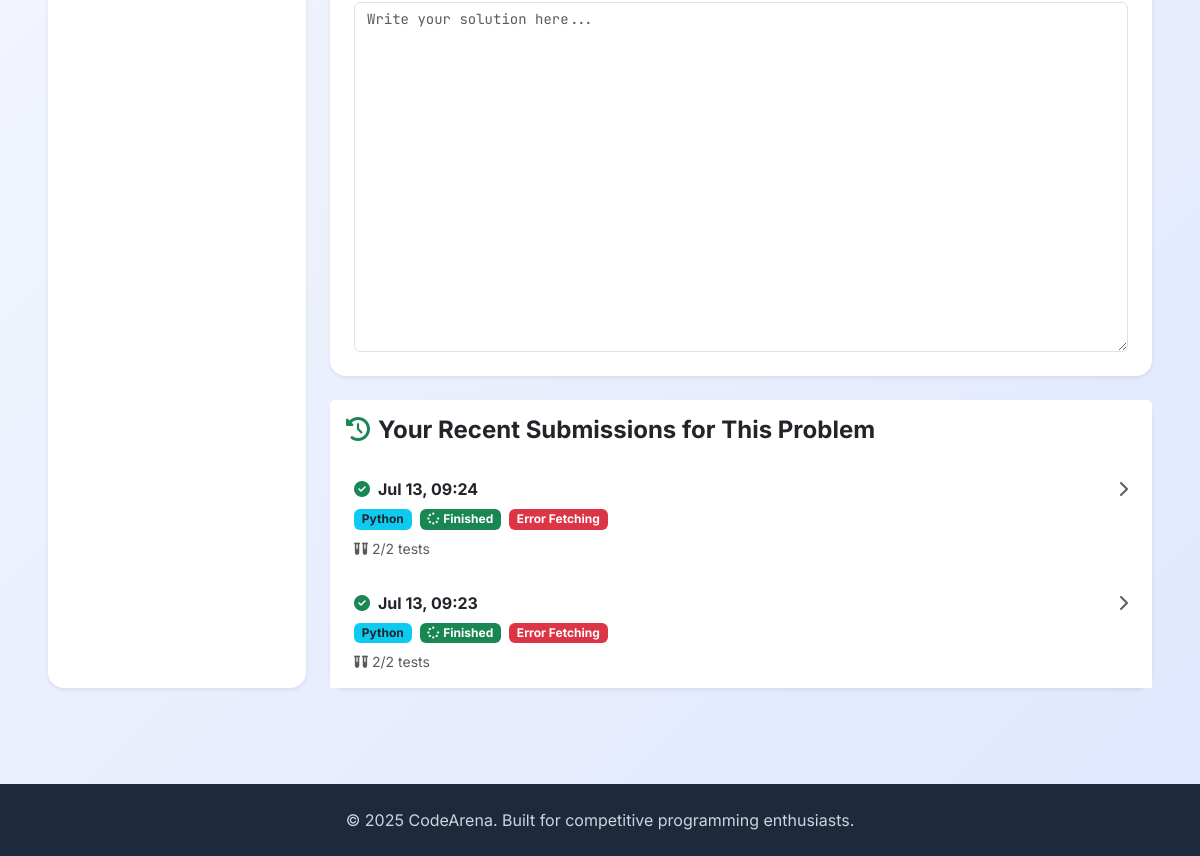
/contests/1/solve/ (signed in, lower part), run on an earlier commit of the app's database.
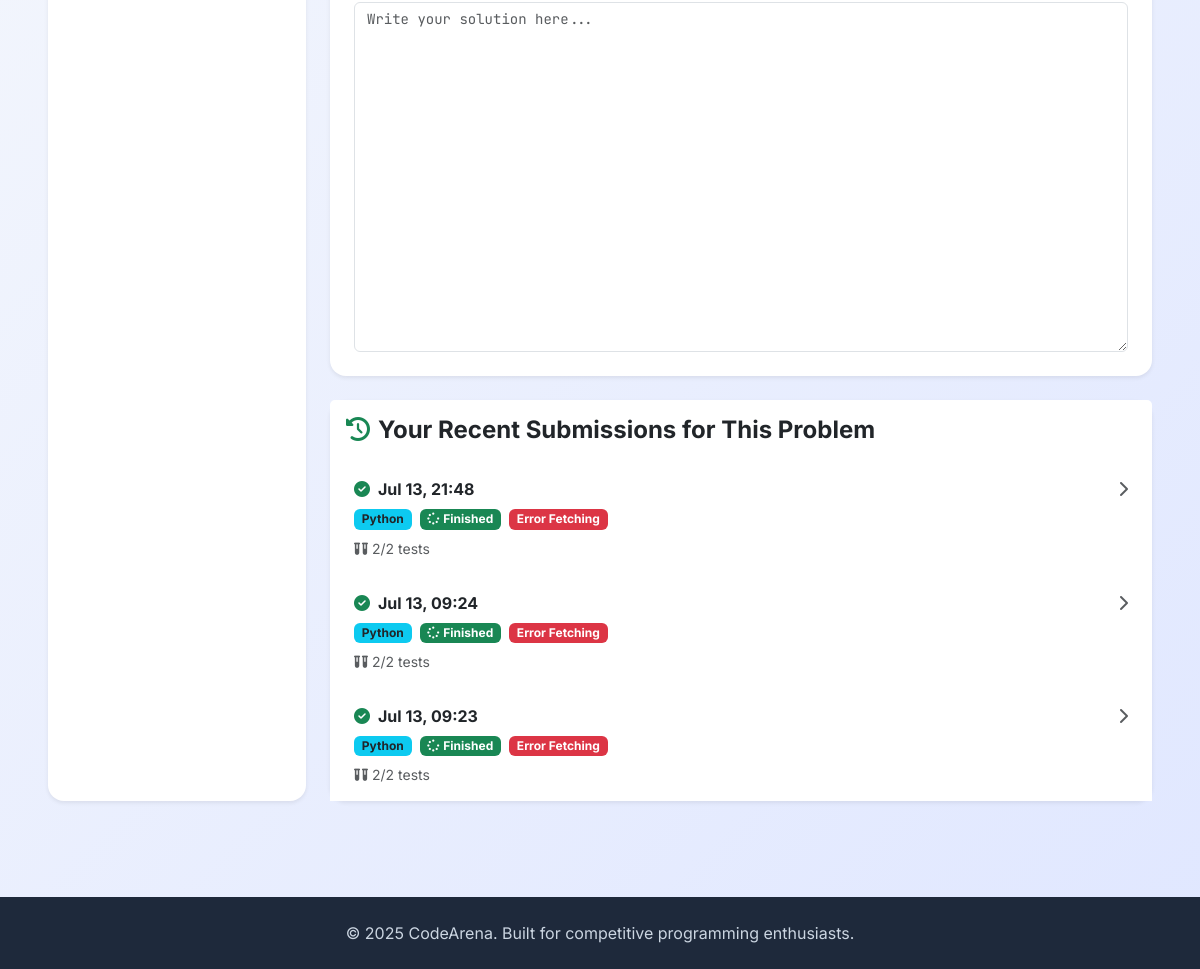
And on a later commit of the database.
### contests/models.py (models this page shows, shortened)
class ContestSubmission(models.Model):
    participant = models.ForeignKey(
        settings.AUTH_USER_MODEL,
        on_delete=models.CASCADE,
        related_name='contest_submissions',
        help_text="The user who submitted the solution"
    )
    contest_problem = models.ForeignKey(
        ContestProblem,
        on_delete=models.CASCADE,
        related_name='submissions',
        help_text="The problem instance within a contest for which this submission was made"
    )
    submitted_at = models.DateTimeField(auto_now_add=True, help_text="Timestamp of the submission")
    code = models.TextField(help_text="The submitted code")
    status_choices = (
        ('pending', 'Pending'),
        ('processing', 'Processing'),
        ('finished', 'Finished'),
    )
    status = models.CharField(
        max_length=20,
        choices=status_choices,
        default='pending',
        help_text="Current status of the submission evaluation."
    )
    final_verdict_choices = (
        ('accepted', 'Accepted'),
        ('wrong_answer', 'Wrong Answer'),
        ('time_limit_exceeded', 'Time Limit Exceeded'),
        ('memory_limit_exceeded', 'Memory Limit Exceeded'),
        ('runtime_error', 'Runtime Error'),
        ('compilation_error', 'Compilation Error'),
        ('pending', 'Pending Evaluation'), # This is the initial state for final_verdict
        ('judging_error', 'Judging Error'), # Ensure this is present
    )
    final_verdict = models.CharField(
        max_length=50,
        choices=final_verdict_choices,
        default='pending',
        help_text="Final verdict of the submission."
    )
    score = models.IntegerField(
        default=0,
        help_text="Score obtained for this submission"
    )
    test_cases_passed = models.IntegerField(default=0, help_text="Number of test cases passed")
    total_test_cases = models.IntegerField(default=0, help_text="Total number of test cases")
    language = models.CharField(max_length=50, default='python', help_text="Programming language used for the submission")
    judge_output = models.TextField(blank=True, null=True, help_text="Output/error messages from the judge")
    execution_time = models.FloatField(default=0.0, help_text="Execution time in seconds")
    memory_used = models.FloatField(default=0.0, help_text="Memory used in MB")
    class Meta:
        verbose_name = "Contest Submission"
        verbose_name_plural = "Contest Submissions"
        ordering = ['-submitted_at']
    def get_status_display(self):
        try:
            return dict(self.status_choices)[self.status]
        except KeyError:
            self.status = 'finished'  # Fix invalid status
            self.save()
            return dict(self.status_choices)[self.status]
    def get_final_verdict_display(self):
        try:
            return dict(self.final_verdict_choices)[self.final_verdict]
        except KeyError:
            self.final_verdict = 'pending'  # Fix invalid verdict
            self.save()
            return dict(self.final_verdict_choices)[self.final_verdict]

### contests/views.py (the view, shortened to what this page needs)
# urls.py: path('<int:contest_pk>/solve/', ContestProblemSolveView.as_view(), name='solve_contest_problem_default'),
@method_decorator(login_required, name='dispatch')
class ContestProblemSolveView(View):
    def get(self, request, contest_pk, problem_pk=None, *args, **kwargs):
        contest = get_object_or_404(Contest, pk=contest_pk)
        contest.update_status()
        contest.save()
        if not contest.participants.filter(pk=request.user.pk).exists():
            messages.warning(request, f"You must be registered for '{contest.name}' to access its problems.")
            return redirect('contests:detail', pk=contest_pk)
        contest_problems = ContestProblem.objects.filter(contest=contest).order_by('order_in_contest')
        current_problem = None
        if problem_pk:
            current_problem = get_object_or_404(Problem, pk=problem_pk)
            if not ContestProblem.objects.filter(contest=contest, problem=current_problem).exists():
                messages.error(request, "The requested problem is not part of this contest.")
                return redirect('contests:solve_contest_problem_default', contest_pk=contest_pk)
        elif contest_problems.exists():
            current_problem = contest_problems.first().problem
        else:
            messages.info(request, "This contest currently has no problems available.")
            current_problem = None # Ensure current_problem is explicitly None if no problems
        user_contest_submissions = []
        current_problem_submissions = []
        if request.user.is_authenticated:
            user_contest_submissions = ContestSubmission.objects.filter(
                participant=request.user,
                contest_problem__contest=contest
            ).order_by('-submitted_at')
            if current_problem:
                current_problem_submissions = ContestSubmission.objects.filter(
                    participant=request.user,
                    contest_problem__contest=contest,
                    contest_problem__problem=current_problem
                ).order_by('-submitted_at')
        context = {
            'contest': contest,
            'contest_problems': contest_problems, # List of ContestProblem objects
            'current_problem': current_problem, # The actual Problem object
            'user_contest_submissions': user_contest_submissions, # All submissions for sidebar
            'current_problem_submissions': current_problem_submissions, # Current problem submissions for list
            'now': timezone.now(), # Pass current time for timer calculation in template
        }
        return render(request, 'contests/contest_problem_solve.html', context)

### contests/models.py (called while the page is built)
    def is_active(self):
        now = timezone.now()
        return self.start_time <= now <= self.end_time

    def update_status(self):
        if self.is_active():
            self.status = 'active'
        elif self.is_upcoming():
            self.status = 'upcoming'
        elif self.is_ended():
            self.status = 'ended'

    def save(self, *args, **kwargs):
        self.update_status()
        super().save(*args, **kwargs)

### contests/templatetags/django_template_filters.py (called while the page is built)
@register.filter
def first_submission_for_problem(submissions, problem):
    if not submissions or not problem:
        return None
    matching_submissions = [s for s in submissions if s.contest_problem.problem == problem]
    return matching_submissions[0] if matching_submissions else None

### templates/contests/contest_problem_solve.html (shortened to what the changed rows need)
{% extends 'base.html' %}
{% load django_template_filters %}
{% block content %}
<div class="container-fluid mt-4 px-lg-5 pb-5">
    <div class="row g-4">
        <div class="col-lg-9">
            {% if current_problem %}
            <div class="col-lg-12">
                <div class="card border-0 shadow-sm h-100">
                    <div class="card-body p-0" style="max-height: 900px; overflow-y: auto;">
                        <div id="contestUserSubmissionsList">
                            {% if current_problem_submissions %}
                                <div class="list-group list-group-flush">
                                    {% for submission in current_problem_submissions %}
                                        <a href="{% url 'submissions:contest_detail' submission.id %}"
                                           class="list-group-item list-group-item-action border-0 px-4 py-3"
                                           id="contest-submission-{{ submission.id }}"
                                           data-submission-id="{{ submission.id }}"
                                           data-submission-status="{{ submission.status }}"
                                           data-submission-verdict="{{ submission.final_verdict|default:'pending' }}">
                                            <div class="d-flex justify-content-between align-items-start">
                                                <div class="flex-grow-1">
                                                    <div class="d-flex align-items-center mb-2">
                                                        {% if submission.final_verdict == 'accepted' %}
                                                            <i class="fas fa-check-circle text-success me-2 submission-icon"></i>
                                                        {% elif submission.final_verdict == 'wrong_answer' or submission.final_verdict == 'runtime_error' or submission.final_verdict == 'compilation_error' or submission.final_verdict == 'judging_error' %}
                                                            <i class="fas fa-times-circle text-danger me-2 submission-icon"></i>
                                                        {% elif submission.final_verdict == 'time_limit_exceeded' or submission.final_verdict == 'memory_limit_exceeded' %}
                                                            <i class="fas fa-clock text-warning me-2 submission-icon"></i>
                                                        {% else %}
                                                            <i class="fas fa-circle-notch text-secondary me-2 fa-spin submission-icon"></i>
                                                        {% endif %}
                                                        <strong class="text-dark">{{ submission.submitted_at|date:"M d, H:i" }}</strong>
                                                    </div>
                                                    <div class="d-flex gap-2 mb-2">
                                                        <span class="badge bg-info text-dark">{{ submission.language|capfirst }}</span>
                                                        <span class="badge {% if submission.status == 'finished' %}bg-success{% elif submission.status == 'processing' %}bg-info{% else %}bg-secondary{% endif %} submission-status-badge">
                                                            <i class="fas fa-spinner {% if submission.status != 'finished' %}fa-spin{% endif %} me-1"></i>{{ submission.get_status_display }}
                                                        </span>
                                                        <span class="badge {% if submission.final_verdict == 'accepted' %}bg-success{% elif submission.final_verdict == 'wrong_answer' or submission.final_verdict == 'runtime_error' or submission.final_verdict == 'compilation_error' or submission.final_verdict == 'judging_error' %}bg-danger{% elif submission.final_verdict == 'time_limit_exceeded' or submission.final_verdict == 'memory_limit_exceeded' %}bg-warning text-dark{% else %}bg-secondary{% endif %} submission-verdict-badge">
                                                        </span>
                                                    </div>
                                                    {% if submission.total_test_cases %}
                                                        <small class="text-muted d-block submission-metrics">
                                                            <i class="fas fa-vials me-1"></i><span class="tests-passed">{{ submission.test_cases_passed|default:0 }}</span>/<span class="tests-total">{{ submission.total_test_cases }}</span> tests
                                                        </small>
                                                    {% endif %}
                                                </div>
                                                <div class="text-end">
                                                    <i class="fas fa-chevron-right text-muted"></i>
                                                </div>
                                            </div>
                                        </a>
                                    {% endfor %}
                                </div>
                            {% else %}
                                <div class="text-center py-5">
                                    <i class="fas fa-code fa-3x text-muted mb-3 d-block"></i>
                                    <h5 class="text-muted mb-3">No submissions for this problem yet</h5>
                                    <p class="text-muted px-3">Submit your code to see its status here!</p>
                                </div>
                            {% endif %}
                        </div>
                    </div>
                </div>
            </div>
            {% else %}
                <div class="alert alert-info text-center mt-4">
                    <i class="fas fa-exclamation-circle me-2"></i> Select a problem from the left sidebar to start solving!
                </div>
            {% endif %}
        </div>
    </div>
</div>
{% endblock %}

What changed in the data, as far as the page shows it:
added ContestSubmission: final_verdict "accepted" (drawn), submitted_at "Jul 13, 21:48", language "Python", status "Finished", test_cases_passed "2", total_test_cases "2"
